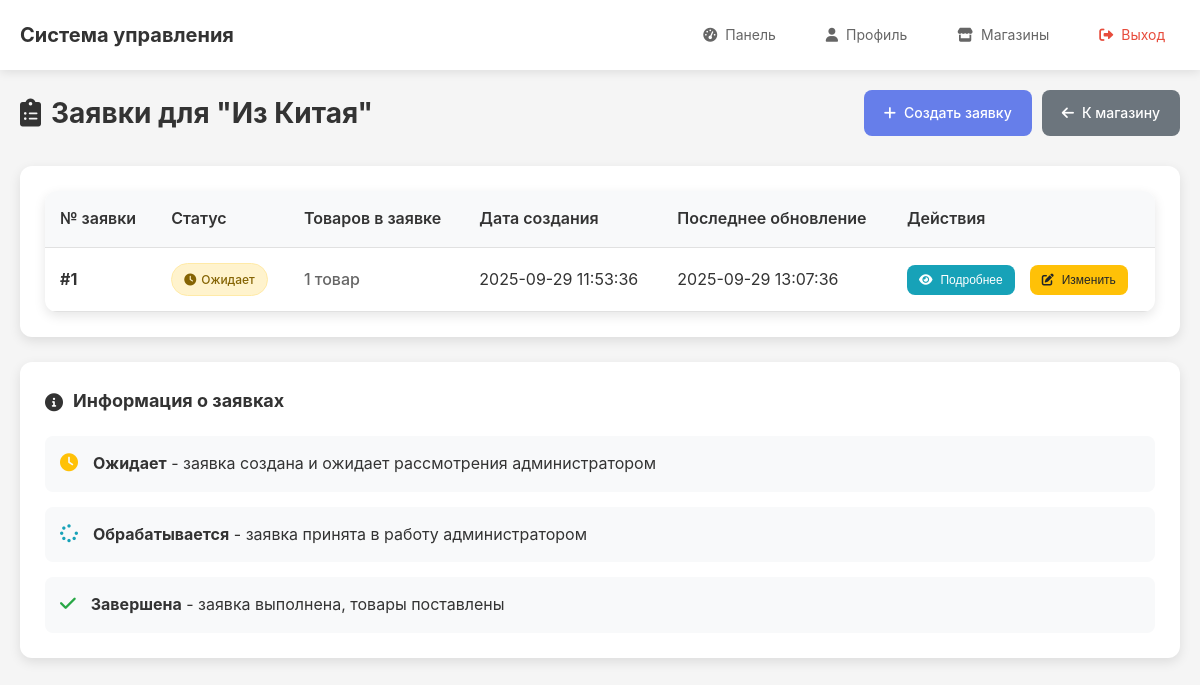
Page /supplier/shops/3/requests (signed in) on the committed database.
### tables this page shows
CREATE TABLE shops (
            id INTEGER PRIMARY KEY AUTOINCREMENT,
            supplier_id INTEGER NOT NULL,
            name TEXT NOT NULL,
            info TEXT,
            created_at TIMESTAMP DEFAULT CURRENT_TIMESTAMP,
            updated_at TIMESTAMP DEFAULT CURRENT_TIMESTAMP, business_type TEXT DEFAULT 'ИП',
            FOREIGN KEY (supplier_id) REFERENCES suppliers (id)
        );

CREATE TABLE requests (
            id INTEGER PRIMARY KEY AUTOINCREMENT,
            shop_id INTEGER NOT NULL,
            supplier_id INTEGER NOT NULL,
            status TEXT DEFAULT 'pending' CHECK (status IN ('pending', 'processing', 'completed')),
            created_at TIMESTAMP DEFAULT CURRENT_TIMESTAMP,
            updated_at TIMESTAMP DEFAULT CURRENT_TIMESTAMP,
            FOREIGN KEY (shop_id) REFERENCES shops (id),
            FOREIGN KEY (supplier_id) REFERENCES suppliers (id)
        );

### app/routes/supplier.py (the view)
@supplier_bp.route('/shops/<int:shop_id>/requests')
@login_required
@supplier_required
def shop_requests(shop_id):
    supplier = Supplier.get_by_user_id(current_user.id)
    db = get_db()
    shop = db.execute(
        'SELECT * FROM shops WHERE id = ? AND supplier_id = ?',
        (shop_id, supplier.id)
    ).fetchone()
    if not shop:
        flash('Магазин не найден', 'error')
        return redirect(url_for('supplier.shops'))
    requests = db.execute('''
        SELECT r.*, COUNT(ri.id) as items_count
        FROM requests r
        LEFT JOIN request_items ri ON r.id = ri.request_id
        WHERE r.shop_id = ?
        GROUP BY r.id
        ORDER BY r.created_at DESC
    ''', (shop_id,)).fetchall()
    return render_template('supplier/shop_requests.html', shop=shop, requests=requests)

### app/models.py (called while the page is built)
def get_db() -> sqlite3.Connection:
    if 'db' not in g:
        database_path = current_app.config.get('DATABASE', 'app.db')
        g.db = sqlite3.connect(database_path)
        g.db.row_factory = sqlite3.Row
    return g.db

    @staticmethod
    def get_by_id(user_id: int) -> Optional['User']:
        db = get_db()
        user = db.execute(
            'SELECT * FROM users WHERE id = ?', (user_id,)
        ).fetchone()
        if user:
            return User(
                id=user['id'],
                email=user['email'],
                password=user['password'],
                role=user['role'],
                created_at=user['created_at'],
                updated_at=user['updated_at']
            )
        return None

    @staticmethod
    def get_by_user_id(user_id: int) -> Optional['Supplier']:
        db = get_db()
        supplier = db.execute(
            'SELECT * FROM suppliers WHERE user_id = ?', (user_id,)
        ).fetchone()
        if supplier:
            return Supplier(
                id=supplier['id'],
                user_id=supplier['user_id'],
                name=supplier['name'],
                info=supplier['info'],
                created_at=supplier['created_at'],
                updated_at=supplier['updated_at']
            )
        return None

### app/routes/supplier.py (called while the page is built)
def supplier_required(f: Any) -> Any:
    @wraps(f)
    def decorated_function(*args: Any, **kwargs: Any) -> Any:
        if not current_user.is_authenticated or current_user.role != 'supplier':
            flash('Доступ запрещен', 'error')
            return redirect(url_for('auth.login'))
        return f(*args, **kwargs)
    return decorated_function

### app/templates/supplier/shop_requests.html (shortened to what this page needs)
{% extends "base.html" %}
{% block content %}
<div class="content-header">
    <h1><i class="fas fa-clipboard-list"></i> Заявки для "{{ shop.name }}"</h1>
    <div class="header-actions">
        <a href="{{ url_for('supplier.create_request', shop_id=shop.id) }}" class="btn btn-primary">
            <i class="fas fa-plus"></i> Создать заявку
        </a>
        <a href="{{ url_for('supplier.shop_detail', shop_id=shop.id) }}" class="btn btn-secondary">
            <i class="fas fa-arrow-left"></i> К магазину
        </a>
    </div>
</div>
{% if requests %}
<div class="requests-section">
    <div class="data-table-container">
        <table class="data-table">
            <thead>
                <tr>
                    <th>№ заявки</th>
                    <th>Статус</th>
                    <th>Товаров в заявке</th>
                    <th>Дата создания</th>
                    <th>Последнее обновление</th>
                    <th>Действия</th>
                </tr>
            </thead>
            <tbody>
                {% for request in requests %}
                <tr>
                    <td>
                        <strong>#{{ request.id }}</strong>
                    </td>
                    <td>
                        <span class="status-badge status-{{ request.status }}">
                            {% if request.status == 'pending' %}
                            <i class="fas fa-clock"></i> Ожидает
                            {% elif request.status == 'processing' %}
                            <i class="fas fa-spinner"></i> Обрабатывается
                            {% else %}
                            <i class="fas fa-check"></i> Завершена
                            {% endif %}
                        </span>
                    </td>
                    <td>
                        <span class="items-count">{{ request.items_count }} товар{{ 'ов' if request.items_count != 1
                            else '' }}</span>
                    </td>
                    <td>{{ request.created_at }}</td>
                    <td>{{ request.updated_at if request.updated_at != request.created_at else '-' }}</td>
                    <td>
                        <div class="action-buttons">
                            <button class="btn btn-sm btn-info" onclick="viewRequest({{ request.id }})">
                                <i class="fas fa-eye"></i> Подробнее
                            </button>
                            {% if request.status == 'pending' %}
                            <button class="btn btn-sm btn-warning" onclick="editRequest({{ request.id }})">
                                <i class="fas fa-edit"></i> Изменить
                            </button>
                            {% endif %}
                        </div>
                    </td>
                </tr>
                {% endfor %}
            </tbody>
        </table>
    </div>
</div>
{% endif %}
<div class="info-card">
    <h3><i class="fas fa-info-circle"></i> Информация о заявках</h3>
    <div class="info-list">
        <div class="info-item">
            <i class="fas fa-clock text-warning"></i>
            <div>
                <strong>Ожидает</strong> - заявка создана и ожидает рассмотрения администратором
            </div>
        </div>
        <div class="info-item">
            <i class="fas fa-spinner text-info"></i>
            <div>
                <strong>Обрабатывается</strong> - заявка принята в работу администратором
            </div>
        </div>
        <div class="info-item">
            <i class="fas fa-check text-success"></i>
            <div>
                <strong>Завершена</strong> - заявка выполнена, товары поставлены
            </div>
        </div>
    </div>
</div>
{% endblock %}

### app/static/css/style.css (style rules this page uses)
* { margin: 0; padding: 0; box-sizing: border-box; }
body { font-family: -apple-system, BlinkMacSystemFont, 'Segoe UI', Roboto, sans-serif; line-height: 1.6; color: #333; background-color: #f5f5f5; }
.content-header { display: flex; justify-content: space-between; align-items: center; margin-bottom: 30px; flex-wrap: wrap; gap: 15px; }
.content-header h1 { color: #333; font-size: 28px; display: flex; align-items: center; gap: 10px; }
.action-buttons { display: flex; gap: 15px; flex-wrap: wrap; }
.btn { display: inline-flex; align-items: center; gap: 8px; padding: 12px 20px; border: none; border-radius: 8px; text-decoration: none; font-size: 14px; font-weight: 500; cursor: pointer; transition: all 0.3s ease; text-align: center; }
.btn-primary { background-color: #667eea; color: white; }
.btn-secondary { background-color: #6c757d; color: white; }
.btn-warning { background-color: #ffc107; color: #212529; }
.btn-info { background-color: #17a2b8; color: white; }
.btn-sm { padding: 8px 12px; font-size: 12px; }
.data-table-container { background: white; border-radius: 12px; overflow: hidden; box-shadow: 0 4px 12px rgba(0, 0, 0, 0.1); }
.data-table { width: 100%; border-collapse: collapse; }
.data-table th, .data-table td { padding: 15px; text-align: left; border-bottom: 1px solid #e1e1e1; }
.data-table th { background-color: #f8f9fa; font-weight: 600; color: #333; }

### app/templates/supplier/shop_requests.html (style rules this page uses)
.header-actions { display: flex; gap: 10px; flex-wrap: wrap; }
.requests-section { background: white; border-radius: 12px; padding: 25px; margin-bottom: 25px; box-shadow: 0 4px 12px rgba(0, 0, 0, 0.1); }
.status-badge { padding: 6px 12px; border-radius: 20px; font-size: 12px; font-weight: 500; display: inline-flex; align-items: center; gap: 5px; }
.status-pending { background-color: #fff3cd; color: #856404; border: 1px solid #ffeaa7; }
.items-count { font-weight: 500; color: #666; }
.info-card { background: white; border-radius: 12px; padding: 25px; box-shadow: 0 4px 12px rgba(0, 0, 0, 0.1); }
.info-card h3 { color: #333; margin-bottom: 20px; font-size: 18px; display: flex; align-items: center; gap: 10px; }
.info-list { display: flex; flex-direction: column; gap: 15px; }
.info-item { display: flex; align-items: flex-start; gap: 15px; padding: 15px; background-color: #f8f9fa; border-radius: 8px; }
.info-item i { font-size: 18px; margin-top: 2px; }
.text-warning { color: #ffc107; }
.text-info { color: #17a2b8; }
.text-success { color: #28a745; }

### rows in the picture
shops: name "Из Китая"
requests: id "1", status "pending" (drawn), items_count "1", created_at "2025-09-29 11:53:36", updated_at+created_at "2025-09-29 13:07:36"
